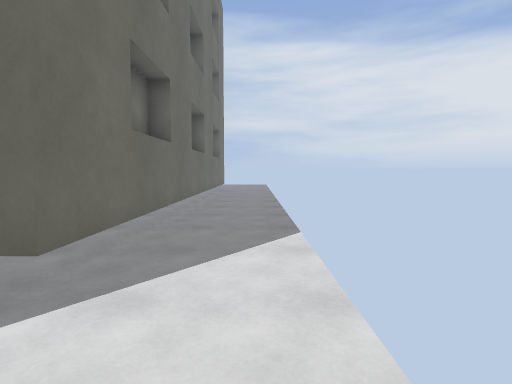
View 1 (above)

20 first-person views from a walk through a 3-D level made in the Godot game engine. The camera is 1.3 m above the floor, tilts 4° down and sees 80° across. The floor is counted in squares, 1 m on a side. Each view is taken from the middle of a square. On the plan, view 1 faces up. The plan holds only what a view shows up to about 14 squares ahead; the rest is blank. The place goes on beyond the plan. Some surface patterns are stand-ins.

View 2
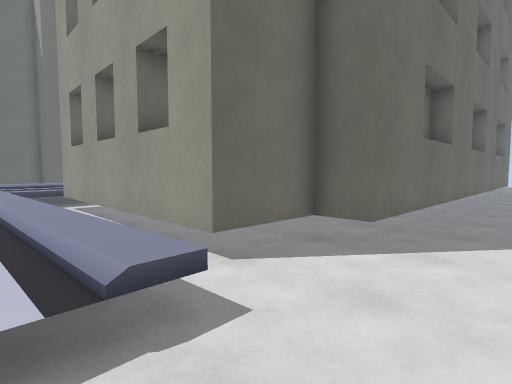

View 3
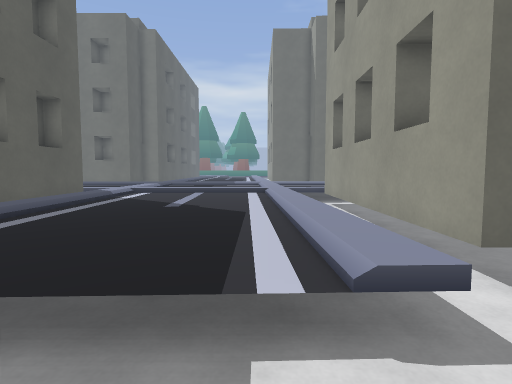

View 4
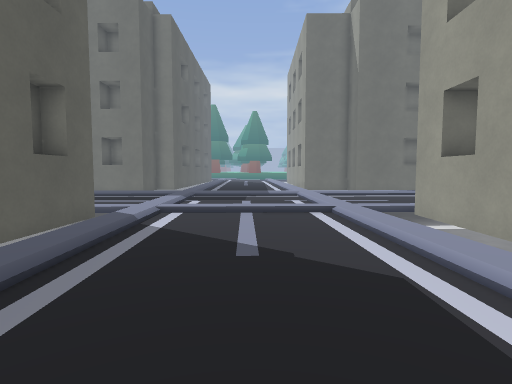

View 5
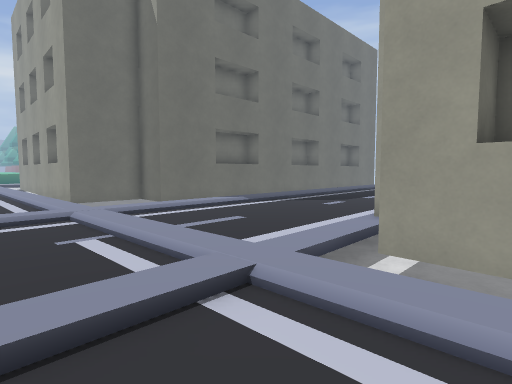

View 6
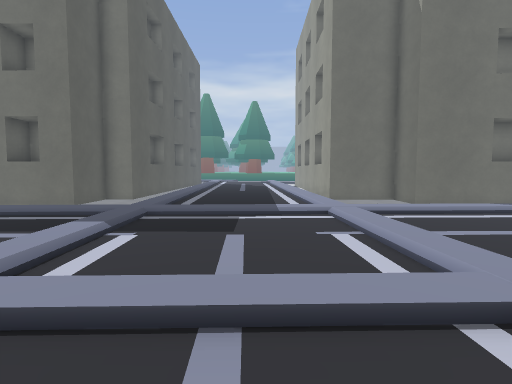

View 7
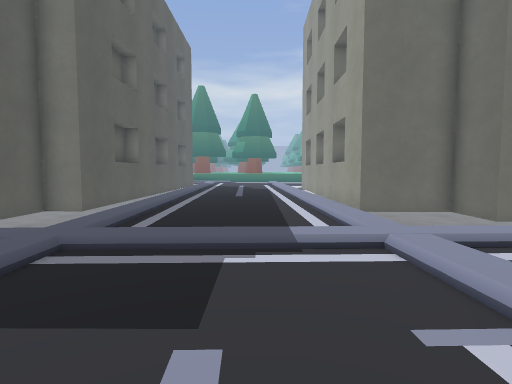

View 8
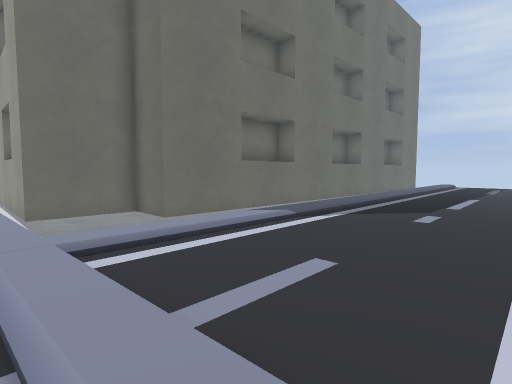

View 9
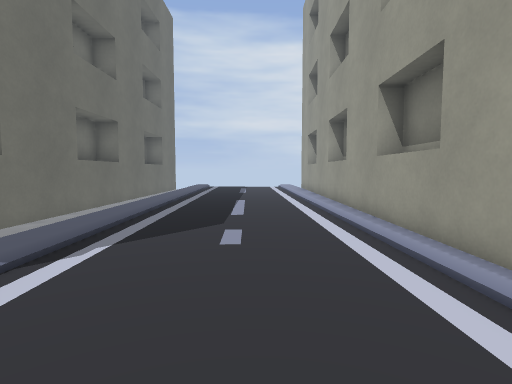

View 10
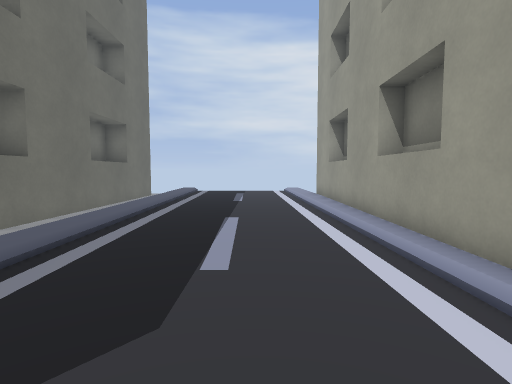

View 11
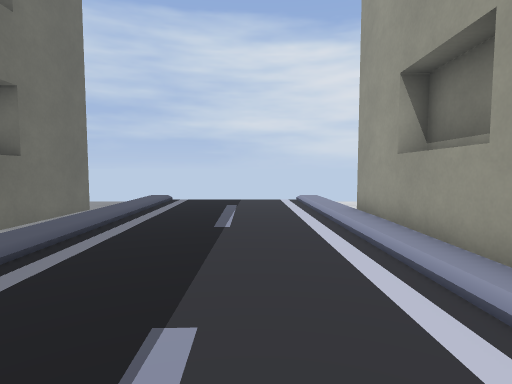

View 12
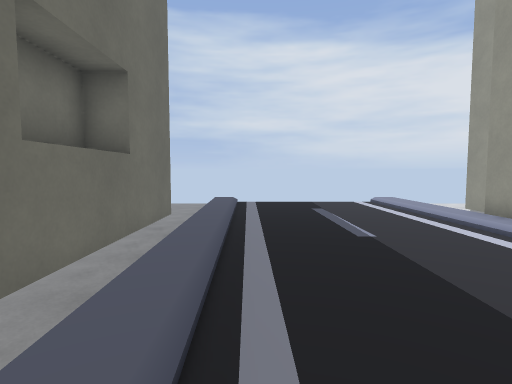

View 13
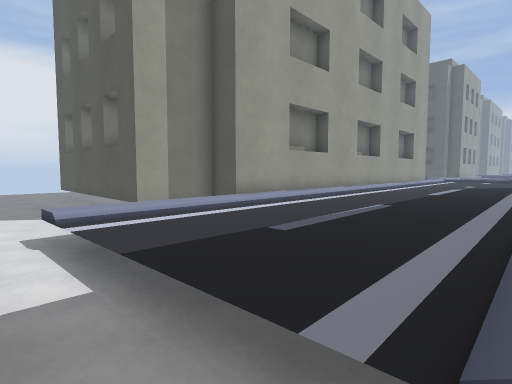

View 14
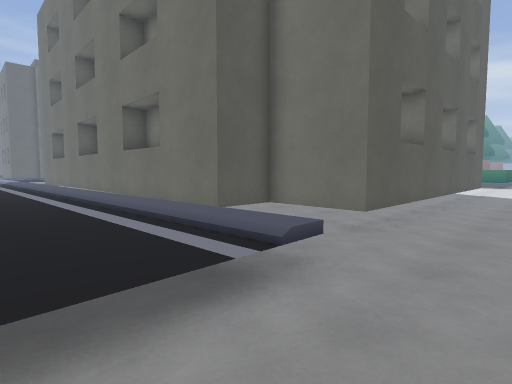

View 15
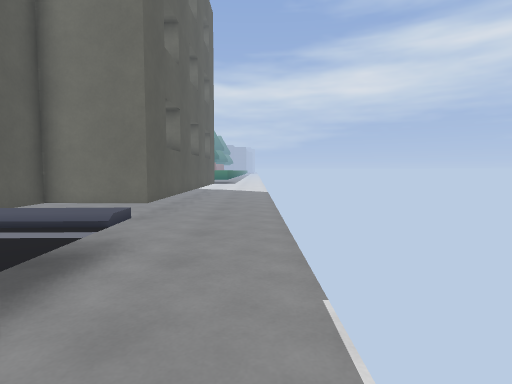

View 16
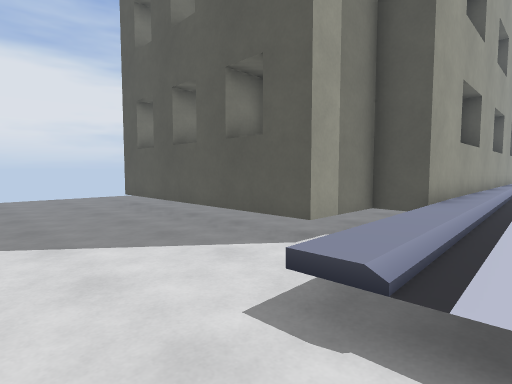

View 17
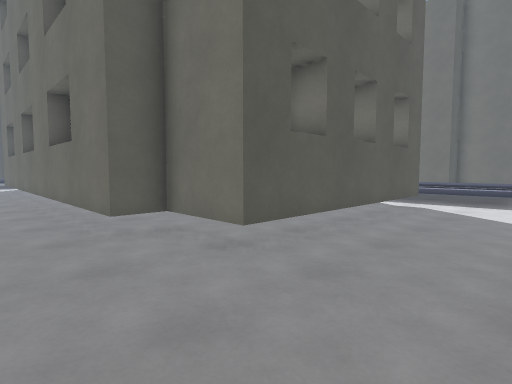

View 18
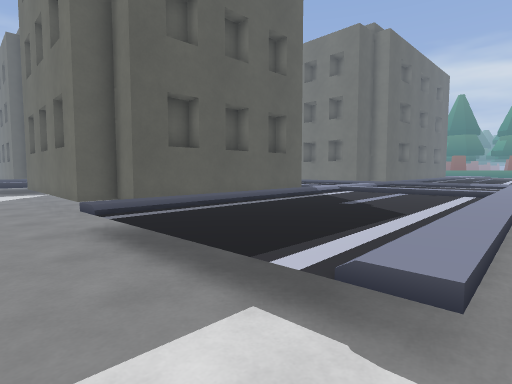

View 19
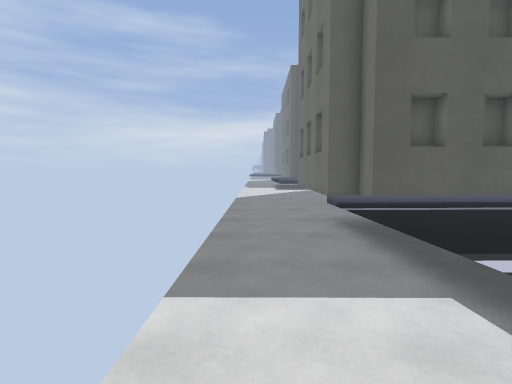

View 20
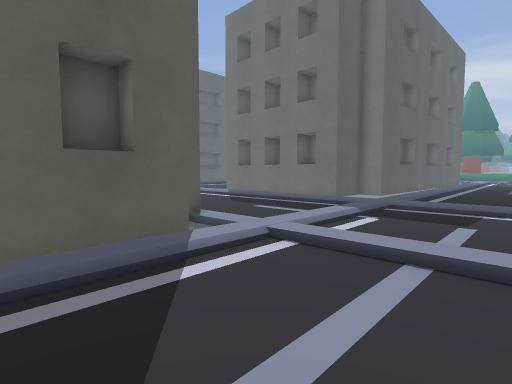

### Floor plan
Key: @ floor where view 1 was taken; # wall or solid block; . main floor; - floor 0.5 m lower than the main floor; / step, stairs or slope; = window, fence, low wall or low ledge; v drop or lower ground; B building.
Columns run from 28 left of view 1 to 0 right of it. Each row starts with its distance up from view 1.
 28 ------------ - -----
 27 -----------------------------
 26 --------=--///==-------------
 25 BBBBBB-#/.....//-------------
 24  ----B-v......//-------------
 23  ----B-v....../vBBBBBBBBBB---
 22  ----BB=....../vB--------B---
 21  -----Bv....../BB--------BB--
 20  -----Bv....../B--     ---B-
 19      -Bv....../B--     ---B-
 18      -Bv....../B       ---B-
 17      -Bv....../B         -B-
 16      -Bv....../B         -B-
 15      -B ....../B         -B-
 14      -B ....../B         -B--
 13      -B ....../B         -B--
 12      -B ....../B         -B--
 11      -B ....../B         -B--
 10      -B v......B         -B--
  9      -B v......B         -B--
  8       B v......B         -B--
  7       B v......B         -B--
  6       B v......B         -B--
  5       B v/.....B       ---B--
  4   --- B v/.....B       ---B--
  3   ----B v/.....B       -BB---
  2   --BBB v/...... -------B----
  1   --Bv  v/......BBBBBBBBB----
  0  ---Bv  v/......      vv==--@
 -1 BBBBBvvvv//////.v.........#--
 -2 ////////////............../--
 -3 ........//................/--
 -4 ........//................/--
 -5 ........//................/--
 -6 ........//................/--
 -7 ........///////.///////.../--
 -8 ...vvvvvv//////.vvvvvvv  vv--
 -9         v/...../BBBBBBBBB----
-10 BBBBBv  v/.....BB--      B---
-11 vvvvvBBBv/.....          B---
-12   vvvv Bv/.....          B---

Where each view was taken, in squares from view 1:
view 1: 0 up, 0 right, facing up
view 2: 2 down, 0 right, facing up-left
view 3: 2 down, 0 right, facing left
view 4: 4 down, 3 left, facing left
view 5: 4 down, 10 left, facing up-left
view 6: 4 down, 10 left, facing left
view 7: 4 down, 14 left, facing left
view 8: 2 down, 14 left, facing up-left
view 9: 1 up, 16 left, facing up
view 10: 6 up, 16 left, facing up
view 11: 12 up, 16 left, facing up
view 12: 13 up, 19 left, facing up
view 13: 27 up, 20 left, facing down-right
view 14: 28 up, 17 left, facing down-left
view 15: 28 up, 15 left, facing left
view 16: 28 up, 15 left, facing down-right
view 17: 27 up, 0 right, facing down-left
view 18: 0 up, 0 right, facing down-left
view 19: 1 up, 0 right, facing down
view 20: 3 down, 8 left, facing down-left
